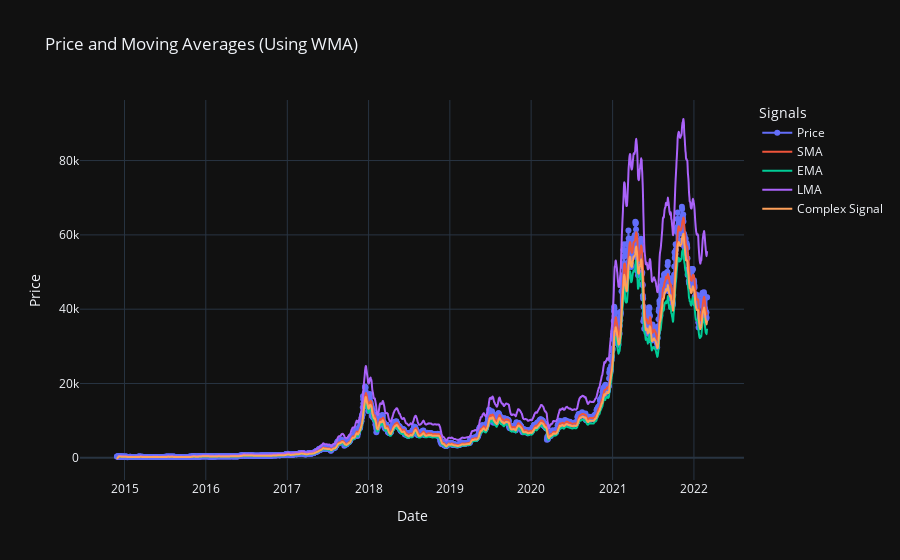

The code cell stored with this chart in its notebook:
### Code cell
# Add this code to a new cell in the notebook

import plotly.graph_objects as go
from signals import sma_filter, lma_filter, ema_filter, wma_signal, complex_signal

def plot_signals_with_wma(data: pd.DataFrame, window_size=10):
    """
    Plots the price along with EMA, SMA, LMA, and complex signals using the wma function.
    
    :param data: Pandas DataFrame containing 'date' and 'close' columns.
    :param window_size: Window size for the moving averages.
    """
    # Extract price series
    price = data['close'].values
    date = data['date'].values

    # Calculate SMA, EMA, and LMA using the wma function
    sma = wma_signal(price , sma_filter(window_size))
    ema = wma_signal(price , ema_filter(window_size, 2 / (window_size + 1)))
    lma = wma_signal(price, lma_filter(window_size))

    # Calculate complex signal
    complex_sig = complex_signal(price, 0.5, 0, 0.5, window_size, window_size, window_size, 2 / (window_size + 1))

    fig = go.Figure()
    fig.add_trace(go.Scatter(x=date, y=price, mode='lines+markers', name='Price', line_shape='spline'))
    fig.add_trace(go.Scatter(x=date, y=sma, mode='lines', name='SMA', line_shape='spline'))
    fig.add_trace(go.Scatter(x=date, y=ema, mode='lines', name='EMA', line_shape='spline'))
    fig.add_trace(go.Scatter(x=date, y=lma, mode='lines', name='LMA', line_shape='spline'))
    fig.add_trace(go.Scatter(x=date, y=complex_sig, mode='lines', name='Complex Signal', line_shape='spline'))

    fig.update_layout(
        title="Price and Moving Averages (Using WMA)",
        xaxis_title="Date",
        yaxis_title="Price",
        legend_title="Signals",
        template="plotly_dark"
    )

    fig.show()

# Example usage:
dataset = KaggleDataset(timescale="Daily")
# data = dataset.df
plot_signals_with_wma(dataset.df, window_size=10)

### Figure 1 — Plotly figure (JSON) as saved in the notebook; plotly's stock layout.template omitted (floating-point values rounded to 4 significant figures; data arrays with more than 128 entries replaced by an {"elided": "..."} marker saying what was removed)
{"data": [{"line": {"shape": "spline"}, "mode": "lines+markers", "name": "Price", "type": "scatter", "x": {"elided": "2651 str values"}, "y": {"elided": "2651 float values"}}, {"line": {"shape": "spline"}, "mode": "lines", "name": "SMA", "type": "scatter", "x": {"elided": "2651 str values"}, "y": {"elided": "2651 float values"}}, {"line": {"shape": "spline"}, "mode": "lines", "name": "EMA", "type": "scatter", "x": {"elided": "2651 str values"}, "y": {"elided": "2651 float values"}}, {"line": {"shape": "spline"}, "mode": "lines", "name": "LMA", "type": "scatter", "x": {"elided": "2651 str values"}, "y": {"elided": "2651 float values"}}, {"line": {"shape": "spline"}, "mode": "lines", "name": "Complex Signal", "type": "scatter", "x": {"elided": "2651 str values"}, "y": {"elided": "2651 float values"}}], "layout": {"legend": {"title": {"text": "Signals"}}, "title": {"text": "Price and Moving Averages (Using WMA)"}, "xaxis": {"title": {"text": "Date"}}, "yaxis": {"title": {"text": "Price"}}}}
